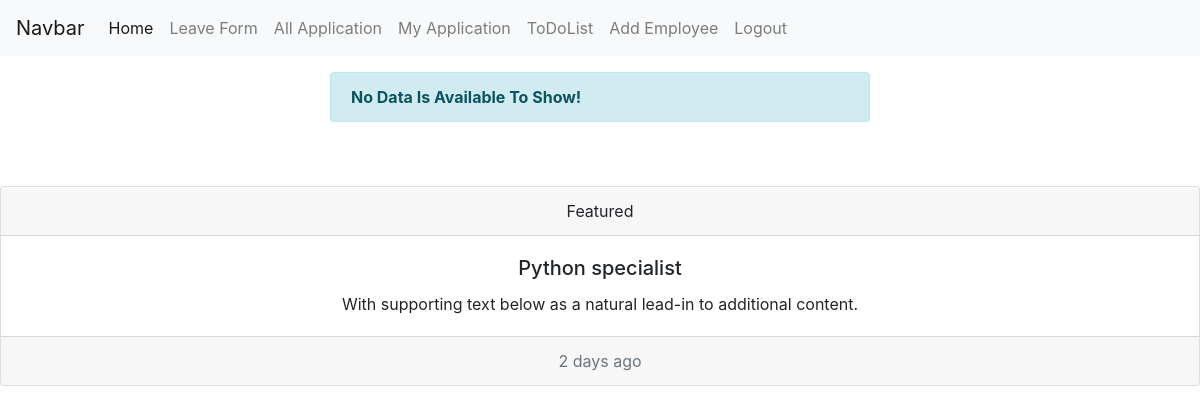
Page /all-application (signed in) on the earlier database version.
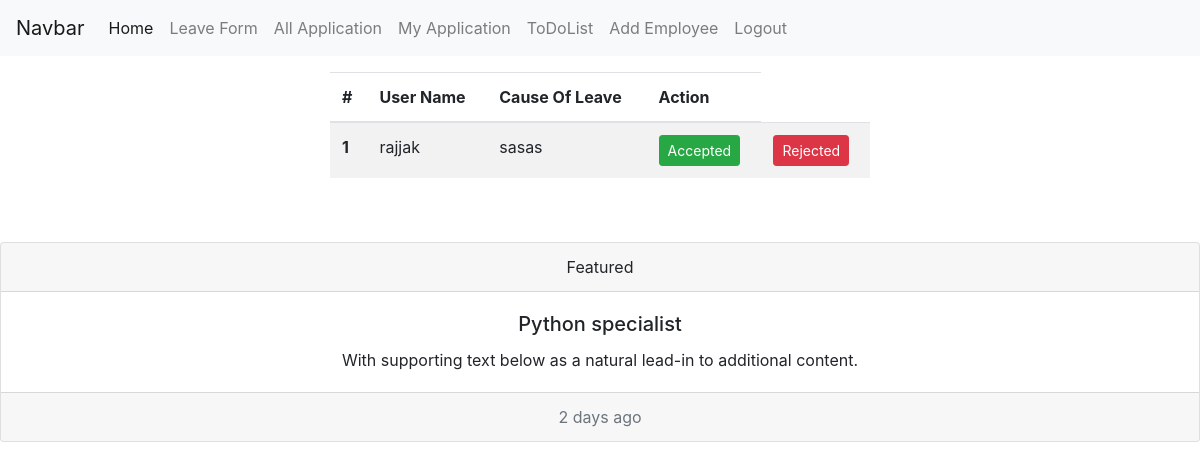
Same page on the later database version.
### emsapp/models.py (models this page shows, shortened)
class LeaveApplication(models.Model):
    user = models.ForeignKey(User, on_delete=models.CASCADE)
    cause_of_leave = models.TextField(blank = True, null = True)
    start_date = models.DateField(blank = True, null = True)
    end_date = models.DateField(blank = True, null = True)
    checked = models.BooleanField(default=False)
    approved = models.BooleanField(default=False)

### emsapp/views.py (the view)
# urls.py: path('all-application', all_application, name='all_application'),
@login_required(login_url='/')
def all_application(request):
    applications = LeaveApplication.objects.filter(checked = False)
    context = {'applications':applications}
    return render(request, 'all_application.html', context)

### templates/all_application.html
{% extends 'base.html' %}
{% block content %}
<div class="container">
    <div class="row">
        <div class="col-md-6 m-auto pt-3">
            {% if applications %}
            <table class="table table-striped">
                <thead>
                  <tr>
                    <th scope="col">#</th>
                    <th scope="col">User Name</th>
                    <th scope="col">Cause Of Leave</th>
                    <th scope="col">Action</th>
                  </tr>
                </thead>
                <tbody>
                  {% for application in applications %}
                  <tr>
                    <th scope="row">{{ forloop.counter }}</th>
                    <td>{{ application.user.username }}</td>
                    <td>{{ application.cause_of_leave }}</td>
                    <td><a href="{% url 'application_approval' application.id 1 %}"><button class="btn btn-success btn-sm">Accepted</button></a></td>
                    <td><a href="{% url 'application_approval' application.id 0 %}"><button class="btn btn-danger btn-sm">Rejected</button></a></td>
                  </tr>
                  {% endfor %}
                </tbody>
              </table>
            {% else %}
            <div class="alert alert-info">
                <strong>No Data Is Available To Show!</strong>
              </div>
            {% endif %}
        </div>
    </div>
</div>
{% endblock %}

Differences in the rows shown:
added LeaveApplication: user.username "rajjak", cause_of_leave "sasas"
Other differences:
text no longer shown: "No Data Is Available To Show!"
text now shown: "# User Name Cause Of Leave Action"
